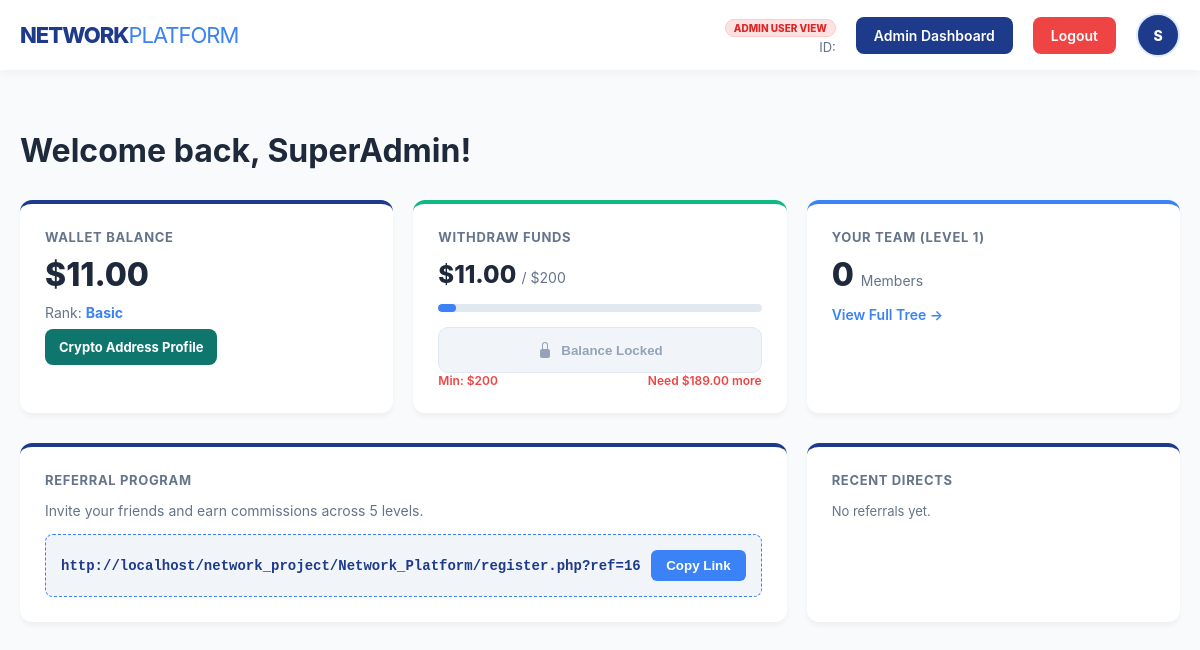
Page /dashboard.php (signed in) on the committed database.
### tables this page shows
CREATE TABLE `users` (
  `id` int(11) NOT NULL,
  `username` varchar(50) NOT NULL,
  `password` varchar(255) NOT NULL,
  `email` varchar(100) NOT NULL,
  `user_code` varchar(20) DEFAULT NULL,
  `referrer_id` int(11) DEFAULT NULL,
  `wallet_balance` decimal(15,2) DEFAULT 0.00,
  `investment_amount` decimal(15,2) DEFAULT 0.00,
  `user_rank` enum('Basic','Silver','Gold','Diamond') DEFAULT 'Basic',
  `created_at` timestamp NOT NULL DEFAULT current_timestamp(),
  `last_withdrawal_date` timestamp NULL DEFAULT NULL,
  `role` varchar(10) DEFAULT 'user',
  `status` enum('active','banned') DEFAULT 'active'
);

### dashboard.php (the view, shortened to what this page needs)
<?php
include 'db.php';
$user_id = $_SESSION['user_id'];
$stmt = $pdo->prepare("SELECT * FROM users WHERE id = ?");
$stmt->execute([$user_id]);
$user = $stmt->fetch();
$avatar_initial = strtoupper(substr((string)($user['username'] ?? 'U'), 0, 1));
$stmt_ref = $pdo->prepare("SELECT username, investment_amount FROM users WHERE referrer_id = ?");
$stmt_ref->execute([$user_id]);
$my_referrals = $stmt_ref->fetchAll();
$base_url = "http://localhost/network_project/Network_Platform/register.php?ref=";
$referral_link = $base_url . $user['id'];
?>
<!DOCTYPE html>
<html lang="en">
<head>
</head>
<body>
<header class="main-header">
    <div class="nav-container">
        <a href="index.php" class="logo">NETWORK<span>PLATFORM</span></a>
        <div class="nav-right">
            <div class="user-info">
                <span class="role-badge <?php echo (isset($_SESSION['role']) && $_SESSION['role'] === 'admin') ? 'admin-bg' : 'user-bg'; ?>">
                    <?php echo (isset($_SESSION['role']) && $_SESSION['role'] === 'admin') ? 'ADMIN USER VIEW' : 'USER MODE'; ?>
                </span>
                <span class="user-email">ID: <?php echo htmlspecialchars($user['user_code']); ?></span>
            </div>
            <?php if (isset($_SESSION['role']) && $_SESSION['role'] === 'admin'): ?>
                <a href="admin_dashboard.php" class="logout-btn" style="background:#1e3a8a;">Admin Dashboard</a>
            <?php endif; ?>
            <a href="logout.php" class="logout-btn">Logout</a>
            <details class="profile-menu">
                <summary class="profile-trigger"><?php echo htmlspecialchars($avatar_initial); ?></summary>
            </details>
        </div>
    </div>
</header>
<div class="container">
    <h1 style="margin-bottom: 30px;">Welcome back, <?php echo htmlspecialchars($user['username']); ?>!</h1>
    <div class="stats-grid">
        <div class="card">
            <h3>Wallet Balance</h3>
            <div class="balance">$<?php echo number_format($user['wallet_balance'], 2); ?></div>
            <p style="margin: 0; font-size: 14px; color: var(--text-light);">
                Rank: <strong style="color: var(--secondary);"><?php echo $user['user_rank']; ?></strong>
            </p>
            <a href="crypto_profile.php" style="display:inline-block; margin-top:8px; text-decoration:none; background:#0f766e; color:white; padding:10px 14px; border-radius:8px; font-weight:700; font-size:13px;">
                Crypto Address Profile
            </a>
        </div>
        <a href="withdraw.php" class="withdraw-card-link">
       <div class="card" style="border-top-color: var(--success);">
    <h3>Withdraw Funds</h3>
    <?php
        $threshold = 200;
        $current_balance = $user['wallet_balance'];
        $percentage = ($current_balance / $threshold) * 100;
    ?>
    <div class="balance" style="font-size: 24px; margin: 15px 0 5px 0;">
        $<?php echo number_format($current_balance, 2); ?>
        <span style="font-size: 14px; color: var(--text-light); font-weight: normal;">/ $<?php echo $threshold; ?></span>
    </div>
    <div class="progress-container">
        <div class="progress-fill" style="width: <?php echo $percentage; ?>%;"></div>
    </div>
    <div class="withdraw-status-container">
        <?php if ($current_balance >= $threshold): ?>
            <span class="btn-withdraw btn-active">
                <svg xmlns="http://www.w3.org/2000/svg" width="18" height="18" fill="currentColor" viewBox="0 0 16 16">
                    <path d="M11 11.5a.5.5 0 0 1 .5-.5h2a.5.5 0 0 1 .5.5v2a.5.5 0 0 1-1 0v-1.071l-2.646 2.647a.5.5 0 0 1-.708-.708L12.293 12h-1.071a.5.5 0 0 1-.5-.5z"/>
                    <path d="M1 14s-1 0-1-1 1-4 6-4 6 3 6 4-1 1-1 1H1zm5-6a3 3 0 1 0 0-6 3 3 0 0 0 0 6z"/>
                </svg>
                Withdraw Funds
            </span>
        <?php else: ?>
            <button class="btn-withdraw btn-locked" disabled>
                <svg xmlns="http://www.w3.org/2000/svg" width="16" height="16" fill="currentColor" viewBox="0 0 16 16">
                    <path d="M8 1a2 2 0 0 1 2 2v4H6V3a2 2 0 0 1 2-2zm3 6V3a3 3 0 0 0-6 0v4a2 2 0 0 0-2 2v5a2 2 0 0 0 2 2h6a2 2 0 0 0 2-2V9a2 2 0 0 0-2-2z"/>
                </svg>
                Balance Locked
            </button>
            <div class="needed-text">
                <span>Min: $<?php echo $threshold; ?></span>
                <span>Need $<?php echo number_format($threshold - $current_balance, 2); ?> more</span>
            </div>
        <?php endif; ?>
    </div>
</div>
        </a>
        <div class="card" style="border-top-color: var(--secondary);">
            <h3>Your Team (Level 1)</h3>
            <div class="balance"><?php echo count($my_referrals); ?> <span style="font-size: 14px; font-weight: normal; color: var(--text-light);">Members</span></div>
            <a href="referrals.php" style="color: var(--secondary); font-size: 14px; font-weight: 600; text-decoration: none;">View Full Tree →</a>
        </div>
    </div>
    <div class="stats-grid">
        <div class="card" style="grid-column: span 2;">
            <h3>Referral Program</h3>
            <p style="color: var(--text-light); font-size: 14px;">Invite your friends and earn commissions across 5 levels.</p>
            <div class="ref-box">
                <code><?php echo $referral_link; ?></code>
                <button class="copy-btn" onclick="copyLink('<?php echo $referral_link; ?>')">Copy Link</button>
            </div>
        </div>
        <div class="card">
            <h3>Recent Directs</h3>
            <div class="ref-list">
                <?php if (empty($my_referrals)): ?>
                    <p style="color: var(--text-light); font-size: 13px; margin-top: 15px;">No referrals yet.</p>
                <?php endif; ?>
            </div>
        </div>
    </div>
</div>
</body>
</html>

### dashboard.php (style rules this page uses)
:root { --primary: #1e3a8a; --secondary: #3b82f6; --bg: #f8fafc; --text-dark: #1e293b; --text-light: #64748b; --success: #10b981; --danger: #ef4444; }
body { font-family: 'Inter', system-ui, -apple-system, sans-serif; background: var(--bg); margin: 0; color: var(--text-dark); }
.container { max-width: 1200px; margin: 0 auto; padding: 40px 20px; }
.main-header { background: #ffffff; padding: 0 20px; height: 70px; display: flex; align-items: center; box-shadow: 0 2px 10px rgba(0,0,0,0.05); position: sticky; top: 0; z-index: 1000; }
.nav-container { width: 100%; max-width: 1200px; margin: 0 auto; display: flex; justify-content: space-between; align-items: center; }
.logo { font-size: 22px; font-weight: 800; color: var(--primary); letter-spacing: -1px; text-decoration: none; }
.logo span { color: var(--secondary); font-weight: 400; }
.nav-right { display: flex; align-items: center; gap: 20px; }
.user-info { text-align: right; }
.role-badge { font-size: 10px; font-weight: 800; padding: 2px 8px; border-radius: 20px; margin-bottom: 2px; display: inline-block; }
.admin-bg { background: #fee2e2; color: #dc2626; border: 1px solid #fecaca; }
.user-email { font-size: 13px; color: var(--text-light); display: block; }
.logout-btn { display: flex; align-items: center; gap: 8px; background: var(--danger); color: white; text-decoration: none; padding: 10px 18px; border-radius: 8px; font-weight: 600; font-size: 14px; transition: 0.3s; }
.profile-menu { position: relative; }
.profile-menu summary { list-style: none; cursor: pointer; }
.profile-trigger { width: 40px; height: 40px; border-radius: 999px; border: 2px solid #dbeafe; background: var(--primary); color: white; display: flex; align-items: center; justify-content: center; font-weight: 800; font-size: 14px; }
.stats-grid { display: grid; grid-template-columns: repeat(auto-fit, minmax(280px, 1fr)); gap: 20px; margin-bottom: 30px; }
.card { background: white; padding: 25px; border-radius: 12px; box-shadow: 0 4px 6px -1px rgba(0, 0, 0, 0.05); border-top: 4px solid var(--primary); }
.card h3 { margin: 0; color: var(--text-light); font-size: 13px; text-transform: uppercase; letter-spacing: 0.05em; }
.balance { font-size: 32px; color: var(--text-dark); font-weight: 800; margin: 10px 0; }
.ref-box { background: #f1f5f9; padding: 15px; border: 1px dashed var(--secondary); border-radius: 8px; display: flex; justify-content: space-between; align-items: center; margin-top: 15px; }
code { font-family: monospace; color: var(--primary); font-weight: bold; font-size: 14px; }
.copy-btn { background: var(--secondary); color: white; border: none; padding: 8px 15px; border-radius: 6px; cursor: pointer; font-weight: 600; }
.ref-list { list-style: none; padding: 0; margin: 0; }
.btn-withdraw { display: inline-block; width: 100%; text-align: center; padding: 12px; background: var(--success); color: white; text-decoration: none; border-radius: 8px; font-weight: bold; margin-top: 15px; }
.withdraw-status-container { margin-top: 15px; }
.btn-withdraw { display: flex; align-items: center; justify-content: center; gap: 8px; width: 100%; padding: 14px; border-radius: 10px; font-weight: 700; text-decoration: none; transition: all 0.3s ease; border: none; }
.btn-locked { background: #f1f5f9; color: #94a3b8; cursor: not-allowed; border: 1px solid #e2e8f0; }
.progress-container { background: #e2e8f0; border-radius: 10px; height: 8px; width: 100%; margin: 15px 0 8px 0; overflow: hidden; }
.progress-fill { background: var(--secondary); height: 100%; border-radius: 10px; transition: width 0.5s ease; }
.needed-text { font-size: 12px; font-weight: 600; color: var(--danger); display: flex; justify-content: space-between; }
.withdraw-card-link { text-decoration: none; color: inherit; display: block; }
.withdraw-card-link .card { transition: transform 0.2s ease, box-shadow 0.2s ease; }

### rows in the picture
users: username "S", username "SuperAdmin", wallet_balance "11.00", user_rank "Basic", $threshold-$current_balance "189.00", id "http://localhost/network_project/Network_Platform/register.php?ref=16"

### other values in the picture
$threshold "200"
count($my_referrals) "0"
